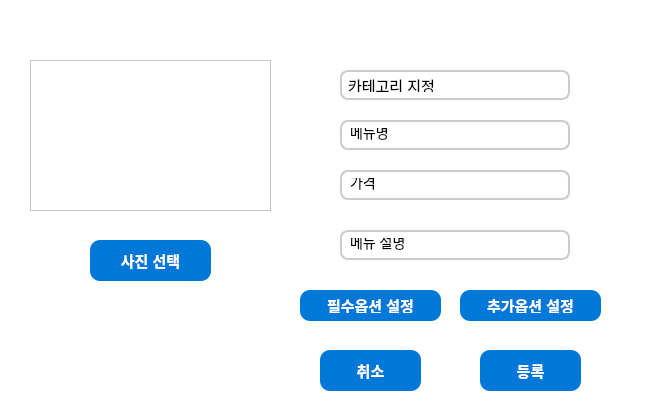
<?xml version="1.0" encoding="UTF-8"?>
<ui version="4.0">
 <class>Form</class>
 <widget class="QWidget" name="Form">
  <property name="geometry">
   <rect>
    <x>0</x>
    <y>0</y>
    <width>671</width>
    <height>407</height>
   </rect>
  </property>
  <property name="windowTitle">
   <string>Form</string>
  </property>
  <property name="styleSheet">
   <string notr="true">/* 전체 배경, 기본 폰트 */
QWidget {
    background-color: #ffffff;
    font-family: 'Malgun Gothic';
    font-size: 15px;
}

/* 버튼 */
QPushButton {
    background-color: #0078D7;
    color: white;
    border-radius: 10px;
    padding: 8px 16px;
    font-weight: bold;
    border: none;
}
QPushButton:hover {
    background-color: #005A9E;
}

/* QLineEdit만 폰트 더 작게 */
QLineEdit {
    border: 2px solid #cccccc;
    border-radius: 8px;
    padding: 6px;
    font-size: 14px;  /* 줄인 부분 */
    background-color: #ffffff;
}

/* QTextEdit (메뉴 설명칸 등) */
QTextEdit {
    border: 2px solid #cccccc;
    border-radius: 8px;
    padding: 6px;
    font-size: 16px;
    background-color: #ffffff;
}

/* QComboBox */
QComboBox {
    border: 2px solid #cccccc;
    border-radius: 8px;
    padding: 6px;
    background-color: #ffffff;
}
QComboBox::drop-down {
    border: none;
}

/* 레이블 */
QLabel {
    font-size: 16px;
    color: #333333;
}</string>
  </property>
  <widget class="QGraphicsView" name="menu_img">
   <property name="geometry">
    <rect>
     <x>30</x>
     <y>60</y>
     <width>241</width>
     <height>151</height>
    </rect>
   </property>
  </widget>
  <widget class="QPushButton" name="pushButton">
   <property name="geometry">
    <rect>
     <x>90</x>
     <y>240</y>
     <width>121</width>
     <height>41</height>
    </rect>
   </property>
   <property name="text">
    <string>사진 선택</string>
   </property>
  </widget>
  <widget class="QComboBox" name="comboBox">
   <property name="geometry">
    <rect>
     <x>340</x>
     <y>70</y>
     <width>230</width>
     <height>30</height>
    </rect>
   </property>
   <item>
    <property name="text">
     <string>카테고리 지정</string>
    </property>
   </item>
  </widget>
  <widget class="QLineEdit" name="lineEdit">
   <property name="geometry">
    <rect>
     <x>340</x>
     <y>120</y>
     <width>230</width>
     <height>30</height>
    </rect>
   </property>
   <property name="text">
    <string>메뉴명</string>
   </property>
  </widget>
  <widget class="QLineEdit" name="lineEdit_2">
   <property name="geometry">
    <rect>
     <x>340</x>
     <y>170</y>
     <width>230</width>
     <height>30</height>
    </rect>
   </property>
   <property name="text">
    <string>가격</string>
   </property>
  </widget>
  <widget class="QLineEdit" name="lineEdit_3">
   <property name="geometry">
    <rect>
     <x>340</x>
     <y>230</y>
     <width>230</width>
     <height>30</height>
    </rect>
   </property>
   <property name="text">
    <string>메뉴 설명</string>
   </property>
  </widget>
  <widget class="QPushButton" name="pushButton_2">
   <property name="geometry">
    <rect>
     <x>300</x>
     <y>290</y>
     <width>141</width>
     <height>31</height>
    </rect>
   </property>
   <property name="text">
    <string>필수옵션 설정</string>
   </property>
  </widget>
  <widget class="QPushButton" name="pushButton_3">
   <property name="geometry">
    <rect>
     <x>460</x>
     <y>290</y>
     <width>141</width>
     <height>31</height>
    </rect>
   </property>
   <property name="text">
    <string>추가옵션 설정</string>
   </property>
  </widget>
  <widget class="QPushButton" name="pushButton_4">
   <property name="geometry">
    <rect>
     <x>320</x>
     <y>350</y>
     <width>101</width>
     <height>41</height>
    </rect>
   </property>
   <property name="text">
    <string>취소</string>
   </property>
  </widget>
  <widget class="QPushButton" name="pushButton_5">
   <property name="geometry">
    <rect>
     <x>480</x>
     <y>350</y>
     <width>101</width>
     <height>41</height>
    </rect>
   </property>
   <property name="text">
    <string>등록</string>
   </property>
  </widget>
 </widget>
 <resources/>
 <connections/>
</ui>
